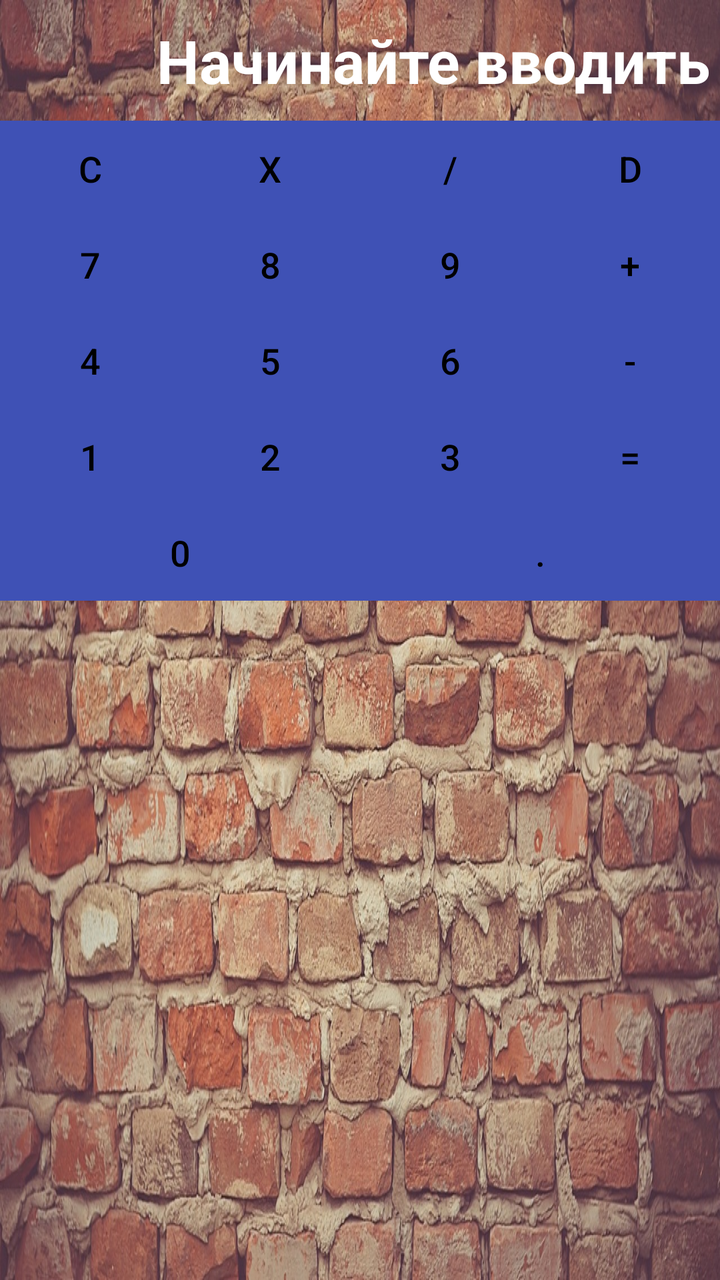
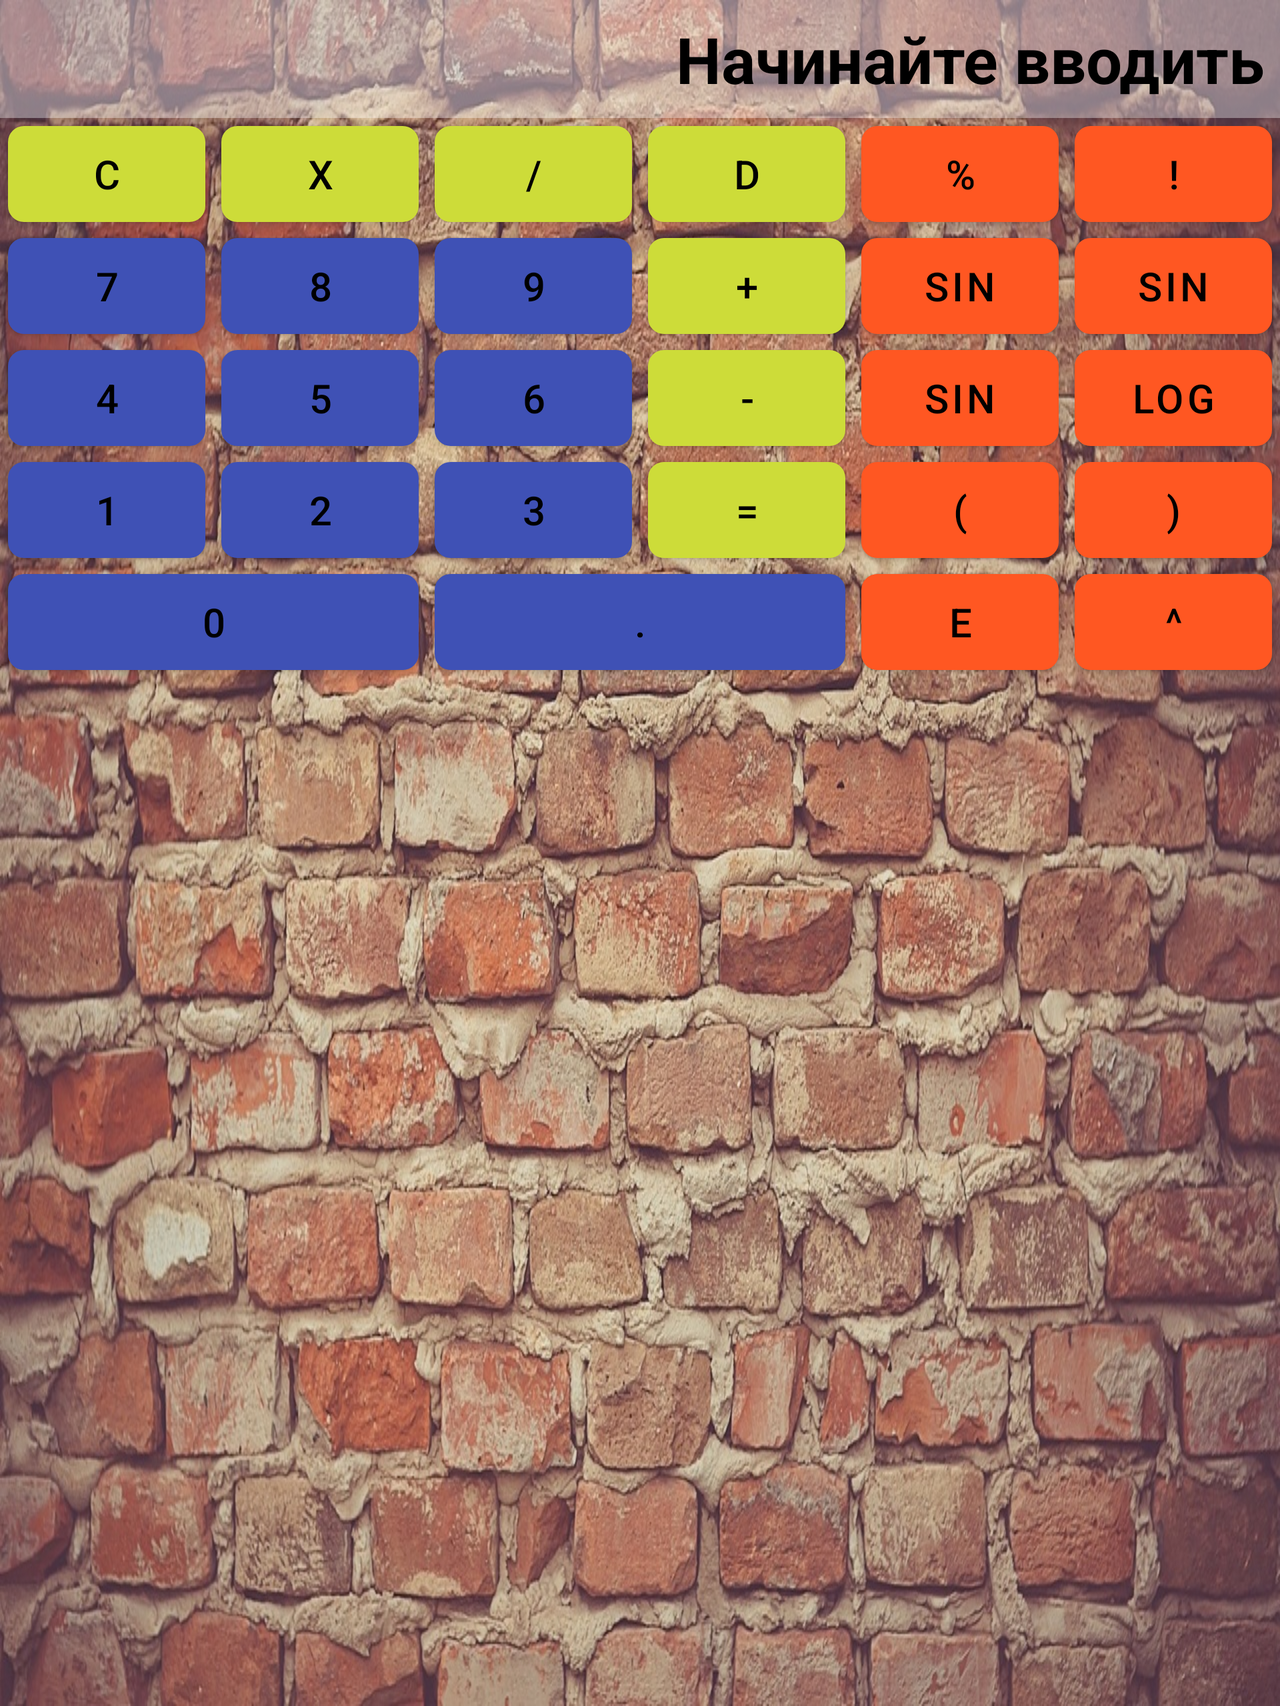

The same Android screen from two of the app's own layout files: first res/layout/ as a phone draws it, then the repository's variant for another configuration, drawn on a device whose configuration selects that folder. Both files follow.
<!-- AndroidManifest.xml: application theme Theme.Calculator -->
<!-- res/layout/activity_main.xml -->
<?xml version="1.0" encoding="utf-8"?>
<TableLayout xmlns:android="http://schemas.android.com/apk/res/android"
    xmlns:tools="http://schemas.android.com/tools"
    android:layout_width="match_parent"
    android:layout_height="match_parent"
    android:background="@drawable/brick_texture"
    android:stretchColumns="*"
    android:shrinkColumns="*">

    <TableRow
        android:layout_width="match_parent"
        android:layout_height="wrap_content">

        <TextView
            android:id="@+id/calculate_text"
            android:layout_width="match_parent"
            android:layout_height="wrap_content"
            android:textSize="30sp"
            android:textStyle="bold"
            android:layout_span="4"
            android:paddingVertical="10dp"
            android:paddingHorizontal="5dp"
            android:textColor="@color/white"
            android:textAlignment="textEnd"
            android:text="@string/view_text"/>

    </TableRow>

    <TableRow
        android:layout_width="match_parent"
        android:layout_height="wrap_content">

        <Button
            android:id="@+id/button_clear"
            android:layout_width="wrap_content"
            android:layout_height="wrap_content"
            android:textAlignment="center"
            android:textSize="18sp"
            android:background="@color/white"
            android:textColor="@color/black"
            android:text="@string/btn_clear"/>

        <Button
            android:id="@+id/button_multiple"
            android:layout_width="wrap_content"
            android:layout_height="wrap_content"
            android:textAlignment="center"
            android:background="@color/white"
            android:textSize="18sp"
            android:textColor="@color/black"
            android:text="@string/btn_multi"/>

        <Button
            android:id="@+id/button_division"
            android:layout_width="wrap_content"
            android:layout_height="wrap_content"
            android:textAlignment="center"
            android:textSize="18sp"
            android:background="@color/white"
            android:textColor="@color/black"
            android:text="@string/btn_division"/>

        <Button
            android:id="@+id/button_delete_symbol"
            android:layout_width="wrap_content"
            android:layout_height="wrap_content"
            android:textAlignment="center"
            android:textSize="18sp"
            android:textColor="@color/black"
            android:background="@color/white"
            android:text="@string/btn_delete"/>

    </TableRow>

    <TableRow
        android:layout_width="match_parent"
        android:layout_height="wrap_content">

        <Button
            android:id="@+id/button_seven"
            android:layout_width="wrap_content"
            android:layout_height="wrap_content"
            android:textAlignment="center"
            android:textSize="18sp"
            android:textColor="@color/black"
            android:background="@color/white"
            android:text="@string/btn_seven"/>

        <Button
            android:id="@+id/button_eight"
            android:layout_width="wrap_content"
            android:layout_height="wrap_content"
            android:textAlignment="center"
            android:textSize="18sp"
            android:textColor="@color/black"
            android:background="@color/white"
            android:text="@string/btn_eight"/>

        <Button
            android:id="@+id/button_nine"
            android:layout_width="wrap_content"
            android:layout_height="wrap_content"
            android:textAlignment="center"
            android:background="@color/white"
            android:textSize="18sp"
            android:textColor="@color/black"
            android:text="@string/btn_nine"/>

        <Button
            android:id="@+id/button_plus"
            android:layout_width="wrap_content"
            android:layout_height="wrap_content"
            android:textAlignment="center"
            android:textSize="18sp"
            android:textColor="@color/black"
            android:background="@color/white"
            android:text="@string/btn_plus"/>

    </TableRow>

    <TableRow
        android:layout_width="match_parent"
        android:layout_height="wrap_content">

        <Button
            android:id="@+id/button_four"
            android:layout_width="wrap_content"
            android:layout_height="wrap_content"
            android:textAlignment="center"
            android:textSize="18sp"
            android:textColor="@color/black"
            android:background="@color/white"
            android:text="@string/btn_four"/>

        <Button
            android:id="@+id/button_five"
            android:layout_width="wrap_content"
            android:layout_height="wrap_content"
            android:textAlignment="center"
            android:textSize="18sp"
            android:textColor="@color/black"
            android:background="@color/white"
            android:text="@string/btn_five"/>

        <Button
            android:id="@+id/button_six"
            android:layout_width="wrap_content"
            android:layout_height="wrap_content"
            android:textAlignment="center"
            android:textSize="18sp"
            android:textColor="@color/black"
            android:background="@color/white"
            android:text="@string/btn_six"/>

        <Button
            android:id="@+id/button_minus"
            android:layout_width="wrap_content"
            android:layout_height="wrap_content"
            android:textAlignment="center"
            android:textSize="18sp"
            android:textColor="@color/black"
            android:background="@color/white"
            android:text="@string/btn_minus"/>

    </TableRow>

    <TableRow
        android:layout_width="match_parent"
        android:layout_height="wrap_content">

        <Button
            android:id="@+id/button_one"
            android:layout_width="wrap_content"
            android:layout_height="wrap_content"
            android:textAlignment="center"
            android:textSize="18sp"
            android:textColor="@color/black"
            android:background="@color/white"
            android:text="@string/btn_one"/>

        <Button
            android:id="@+id/button_two"
            android:layout_width="wrap_content"
            android:layout_height="wrap_content"
            android:textAlignment="center"
            android:textSize="18sp"
            android:textColor="@color/black"
            android:background="@color/white"
            android:text="@string/btn_two"/>

        <Button
            android:id="@+id/button_three"
            android:layout_width="wrap_content"
            android:layout_height="wrap_content"
            android:textAlignment="center"
            android:textSize="18sp"
            android:textColor="@color/black"
            android:background="@color/white"
            android:text="@string/btn_three"/>

        <Button
            android:id="@+id/button_calc"
            android:layout_width="wrap_content"
            android:layout_height="wrap_content"
            android:textAlignment="center"
            android:textSize="18sp"
            android:textColor="@color/black"
            android:background="@color/white"
            android:text="@string/btn_calc"/>

    </TableRow>

    <TableRow
        android:layout_width="match_parent"
        android:layout_height="wrap_content">

        <Button
            android:id="@+id/button_null"
            android:layout_width="wrap_content"
            android:layout_height="wrap_content"
            android:textAlignment="center"
            android:textSize="18sp"
            android:layout_span="2"
            android:textColor="@color/black"
            android:background="@color/white"
            android:text="@string/btn_null"/>

        <Button
            android:id="@+id/button_dot"
            android:layout_width="wrap_content"
            android:layout_height="wrap_content"
            android:textAlignment="center"
            android:textSize="18sp"
            android:layout_span="2"
            android:textColor="@color/black"
            android:background="@color/white"
            android:text="@string/btn_dot"/>

    </TableRow>

</TableLayout>
<!-- resources referenced by this layout -->
<resources>
  <color name="black">#FF000000</color>
  <color name="white">#FFFFFFFF</color>
  <!-- drawable brick_texture: jpg bitmap (drawable, 576973 bytes) -->
  <string name="btn_calc">=</string>
  <string name="btn_clear">C</string>
  <string name="btn_delete">D</string>
  <string name="btn_division">/</string>
  <string name="btn_dot">.</string>
  <string name="btn_eight">8</string>
  <string name="btn_five">5</string>
  <string name="btn_four">4</string>
  <string name="btn_minus">-</string>
  <string name="btn_multi">x</string>
  <string name="btn_nine">9</string>
  <string name="btn_null">0</string>
  <string name="btn_one">1</string>
  <string name="btn_plus">+</string>
  <string name="btn_seven">7</string>
  <string name="btn_six">6</string>
  <string name="btn_three">3</string>
  <string name="btn_two">2</string>
  <string name="view_text">Начинайте вводить</string>
  <style name="Theme.Calculator" parent="Theme.MaterialComponents.DayNight.DarkActionBar">
          
          <item name="colorPrimary">@color/calculator_blue</item>
          <item name="colorPrimaryVariant">@color/calculator_dark_blue</item>
          <item name="colorOnPrimary">@color/white</item>
          
          <item name="colorSecondary">@color/teal_200</item>
          <item name="colorSecondaryVariant">@color/teal_700</item>
          <item name="colorOnSecondary">@color/black</item>
          
          <item name="android:statusBarColor" tools:targetApi="l">?attr/colorPrimaryVariant</item>
          
      </style>
  <color name="calculator_blue">#3F51B5</color>
  <color name="calculator_dark_blue">#233387</color>
  <color name="teal_200">#FF03DAC5</color>
  <color name="teal_700">#FF018786</color>
</resources>
<!-- res/layout-land/activity_main.xml (the repository's variant of the layout above) -->
<!-- drawn on the phone turned sideways -->
<?xml version="1.0" encoding="utf-8"?>
<ScrollView xmlns:android="http://schemas.android.com/apk/res/android"
    style="@style/full_row"
    android:background="@drawable/brick_texture">

    <TableLayout style="@style/full_table">

        <TableRow style="@style/full_row">

            <TextView
                android:id="@+id/calculate_text"
                style="@style/calculation_text"
                android:layout_span="6"
                android:text="@string/view_text" />

        </TableRow>

        <TableRow style="@style/full_row">

            <com.google.android.material.button.MaterialButton
                android:id="@+id/button_clear"
                style="@style/operation_button"
                android:text="@string/btn_clear" />

            <com.google.android.material.button.MaterialButton
                android:id="@+id/button_multiple"
                style="@style/operation_button"
                android:text="@string/btn_multi" />

            <com.google.android.material.button.MaterialButton
                android:id="@+id/button_division"
                style="@style/operation_button"
                android:text="@string/btn_division" />

            <com.google.android.material.button.MaterialButton
                android:id="@+id/button_delete_symbol"
                style="@style/operation_button"
                android:text="@string/btn_delete" />

            <com.google.android.material.button.MaterialButton
                android:id="@+id/button_percent"
                style="@style/special_operation_button"
                android:text="@string/btn_percent" />

            <com.google.android.material.button.MaterialButton
                android:id="@+id/button_factorial"
                style="@style/special_operation_button"
                android:text="@string/btn_factorial" />

        </TableRow>

        <TableRow style="@style/full_row">

            <com.google.android.material.button.MaterialButton
                android:id="@+id/button_seven"
                style="@style/number_button"
                android:text="@string/btn_seven" />

            <com.google.android.material.button.MaterialButton
                android:id="@+id/button_eight"
                style="@style/number_button"
                android:text="@string/btn_eight" />

            <com.google.android.material.button.MaterialButton
                android:id="@+id/button_nine"
                style="@style/number_button"
                android:text="@string/btn_nine" />

            <com.google.android.material.button.MaterialButton
                android:id="@+id/button_plus"
                style="@style/operation_button"
                android:text="@string/btn_plus" />

            <com.google.android.material.button.MaterialButton
                android:id="@+id/button_sin"
                style="@style/special_operation_button"
                android:text="@string/btn_sin" />

            <com.google.android.material.button.MaterialButton
                android:id="@+id/button_cos"
                style="@style/special_operation_button"
                android:text="@string/btn_cos" />

        </TableRow>

        <TableRow style="@style/full_row">

            <com.google.android.material.button.MaterialButton
                android:id="@+id/button_four"
                style="@style/number_button"
                android:text="@string/btn_four" />

            <com.google.android.material.button.MaterialButton
                android:id="@+id/button_five"
                style="@style/number_button"
                android:text="@string/btn_five" />

            <com.google.android.material.button.MaterialButton
                android:id="@+id/button_six"
                style="@style/number_button"
                android:text="@string/btn_six" />

            <com.google.android.material.button.MaterialButton
                android:id="@+id/button_minus"
                style="@style/operation_button"
                android:text="@string/btn_minus" />

            <com.google.android.material.button.MaterialButton
                android:id="@+id/button_tan"
                style="@style/special_operation_button"
                android:text="@string/btn_tan" />

            <com.google.android.material.button.MaterialButton
                android:id="@+id/button_log"
                style="@style/special_operation_button"
                android:text="@string/btn_log" />

        </TableRow>

        <TableRow style="@style/full_row">

            <com.google.android.material.button.MaterialButton
                android:id="@+id/button_one"
                style="@style/number_button"
                android:text="@string/btn_one" />

            <com.google.android.material.button.MaterialButton
                android:id="@+id/button_two"
                style="@style/number_button"
                android:text="@string/btn_two" />

            <com.google.android.material.button.MaterialButton
                android:id="@+id/button_three"
                style="@style/number_button"
                android:text="@string/btn_three" />

            <com.google.android.material.button.MaterialButton
                android:id="@+id/button_calc"
                style="@style/operation_button"
                android:text="@string/btn_calc" />

            <com.google.android.material.button.MaterialButton
                android:id="@+id/button_bracket_left"
                style="@style/special_operation_button"
                android:text="@string/btn_bracket_left" />

            <com.google.android.material.button.MaterialButton
                android:id="@+id/button_bracket_right"
                style="@style/special_operation_button"
                android:text="@string/btn_bracket_right" />

        </TableRow>

        <TableRow style="@style/full_row">

            <com.google.android.material.button.MaterialButton
                android:id="@+id/button_null"
                style="@style/number_button"
                android:layout_span="2"
                android:text="@string/btn_null" />

            <com.google.android.material.button.MaterialButton
                android:id="@+id/button_dot"
                style="@style/number_button"
                android:layout_span="2"
                android:text="@string/btn_dot" />

            <com.google.android.material.button.MaterialButton
                android:id="@+id/button_exp"
                style="@style/special_operation_button"
                android:text="@string/btn_exp" />

            <com.google.android.material.button.MaterialButton
                android:id="@+id/button_degree"
                style="@style/special_operation_button"
                android:text="@string/btn_degree" />

        </TableRow>

    </TableLayout>

</ScrollView>
<!-- resources referenced by the variant -->
<!-- as the phone turned sideways resolves them -->
<resources>
  <string name="btn_bracket_left">(</string>
  <string name="btn_bracket_right">)</string>
  <string name="btn_calc">=</string>
  <string name="btn_clear">C</string>
  <string name="btn_cos">sin</string>
  <string name="btn_degree">^</string>
  <string name="btn_delete">D</string>
  <string name="btn_division">/</string>
  <string name="btn_dot">.</string>
  <string name="btn_eight">8</string>
  <string name="btn_exp">e</string>
  <string name="btn_factorial">!</string>
  <string name="btn_five">5</string>
  <string name="btn_four">4</string>
  <string name="btn_log">log</string>
  <string name="btn_minus">-</string>
  <string name="btn_multi">x</string>
  <string name="btn_nine">9</string>
  <string name="btn_null">0</string>
  <string name="btn_one">1</string>
  <string name="btn_percent">%</string>
  <string name="btn_plus">+</string>
  <string name="btn_seven">7</string>
  <string name="btn_sin">sin</string>
  <string name="btn_six">6</string>
  <string name="btn_tan">sin</string>
  <string name="btn_three">3</string>
  <string name="btn_two">2</string>
  <string name="view_text">Начинайте вводить</string>
  <style name="calculation_text">
          <item name="android:layout_width">match_parent</item>
          <item name="android:layout_height">wrap_content</item>
          <item name="android:textSize">@dimen/double_text_size</item>
          <item name="android:textStyle">bold</item>
          <item name="android:padding">@dimen/default_dimen</item>
          <item name="android:textColor">@color/black</item>
          <item name="android:textAlignment">textEnd</item>
          <item name="android:background">@color/background_calc_text</item>
      </style>
  <style name="full_row">
          <item name="android:layout_width">match_parent</item>
          <item name="android:layout_height">wrap_content</item>
      </style>
  <style name="full_table" parent="full_row">
          <item name="android:stretchColumns">*</item>
          <item name="android:shrinkColumns">*</item>
      </style>
  <style name="number_button" parent="button">
          <item name="backgroundTint">@color/calculator_blue</item>
          <item name="android:textColor">@color/black</item>
      </style>
  <style name="operation_button" parent="button">
          <item name="backgroundTint">@color/operation_button</item>
          <item name="android:textColor">@color/black</item>
      </style>
  <style name="special_operation_button" parent="button">
          <item name="backgroundTint">@color/special_operation_button</item>
          <item name="android:textColor">@color/black</item>
      </style>
  <dimen name="double_text_size">32sp</dimen>
  <dimen name="default_dimen">8dp</dimen>
  <color name="black">#FF000000</color>
  <color name="background_calc_text">#5EFFFFFF</color>
  <style name="button">
          <item name="android:layout_width">wrap_content</item>
          <item name="android:layout_height">wrap_content</item>
          <item name="android:textAlignment">center</item>
          <item name="android:textSize">@dimen/upper_default_text_size</item>
          <item name="android:insetBottom">@dimen/null_dimension</item>
          <item name="android:insetTop">@dimen/null_dimension</item>
          <item name="cornerRadius">@dimen/default_dimen</item>
          <item name="android:layout_margin">@dimen/half_dimen</item>
      </style>
  <color name="calculator_blue">#3F51B5</color>
  <color name="operation_button">#CDDC39</color>
  <color name="special_operation_button">#FF5722</color>
  <color name="calculator_dark_blue">#233387</color>
  <color name="white">#FFFFFFFF</color>
  <color name="teal_200">#FF03DAC5</color>
  <color name="teal_700">#FF018786</color>
  <dimen name="upper_default_text_size">20sp</dimen>
  <dimen name="null_dimension">0dp</dimen>
  <dimen name="half_dimen">4dp</dimen>
</resources>
